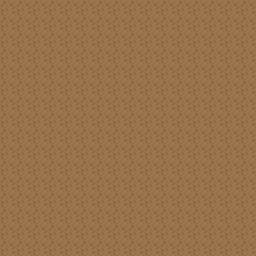

This is a level from a 2D game, rendered from its Tiled map with the project's own tilesets. A one-line summary and the complete map file follow:
An orthogonal 16x16 tile map with 16x16 px tiles, 3 tile layers (ground, back_objects, front_objects), 2 tilesets.

<map version="1.10" tiledversion="1.10.2" orientation="orthogonal" renderorder="right-down" width="16" height="16" tilewidth="16" tileheight="16" infinite="0" nextlayerid="4" nextobjectid="1">
 <tileset firstgid="1" source="dungeon1-tiles.tsx" />
 <tileset firstgid="1025" source="collisions.tsx" />
 <layer id="1" name="ground" width="16" height="16">
  <data encoding="csv">
3,3,3,3,3,3,3,3,3,3,3,3,3,3,3,3,
3,3,3,3,3,3,3,3,3,3,3,3,3,3,3,3,
3,3,3,3,3,3,3,3,3,3,3,3,3,3,3,3,
3,3,3,3,3,3,3,3,3,3,3,3,3,3,3,3,
3,3,3,3,3,3,3,3,3,3,3,3,3,3,3,3,
3,3,3,3,3,3,3,3,3,3,3,3,3,3,3,3,
3,3,3,3,3,3,3,3,3,3,3,3,3,3,3,3,
3,3,3,3,3,3,3,3,3,3,3,3,3,3,3,3,
3,3,3,3,3,3,3,3,3,3,3,3,3,3,3,3,
3,3,3,3,3,3,3,3,3,3,3,3,3,3,3,3,
3,3,3,3,3,3,3,3,3,3,3,3,3,3,3,3,
3,3,3,3,3,3,3,3,3,3,3,3,3,3,3,3,
3,3,3,3,3,3,3,3,3,3,3,3,3,3,3,3,
3,3,3,3,3,3,3,3,3,3,3,3,3,3,3,3,
3,3,3,3,3,3,3,3,3,3,3,3,3,3,3,3,
3,3,3,3,3,3,3,3,3,3,3,3,3,3,3,3
</data>
 </layer>
 <layer id="2" name="back_objects" width="16" height="16">
  <data encoding="csv">
0,0,0,0,0,0,0,0,0,0,0,0,0,0,0,0,
0,0,0,0,0,0,0,0,0,0,0,0,0,0,0,0,
0,0,0,0,0,0,0,0,0,0,0,0,0,0,0,0,
0,0,0,0,0,0,0,0,0,0,0,0,0,0,0,0,
0,0,0,0,0,0,0,0,0,0,0,0,0,0,0,0,
0,0,0,0,0,0,0,0,0,0,0,0,0,0,0,0,
0,0,0,0,0,0,0,0,0,0,0,0,0,0,0,0,
0,0,0,0,0,0,0,0,0,0,0,0,0,0,0,0,
0,0,0,0,0,0,0,0,0,0,0,0,0,0,0,0,
0,0,0,0,0,0,0,0,0,0,0,0,0,0,0,0,
0,0,0,0,0,0,0,0,0,0,0,0,0,0,0,0,
0,0,0,0,0,0,0,0,0,0,0,0,0,0,0,0,
0,0,0,0,0,0,0,0,0,0,0,0,0,0,0,0,
0,0,0,0,0,0,0,0,0,0,0,0,0,0,0,0,
0,0,0,0,0,0,0,0,0,0,0,0,0,0,0,0,
0,0,0,0,0,0,0,0,0,0,0,0,0,0,0,0
</data>
 </layer>
 <layer id="3" name="front_objects" width="16" height="16">
  <data encoding="csv">
0,0,0,0,0,0,0,0,0,0,0,0,0,0,0,0,
0,0,0,0,0,0,0,0,0,0,0,0,0,0,0,0,
0,0,0,0,0,0,0,0,0,0,0,0,0,0,0,0,
0,0,0,0,0,0,0,0,0,0,0,0,0,0,0,0,
0,0,0,0,0,0,0,0,0,0,0,0,0,0,0,0,
0,0,0,0,0,0,0,0,0,0,0,0,0,0,0,0,
0,0,0,0,0,0,0,0,0,0,0,0,0,0,0,0,
0,0,0,0,0,0,0,0,0,0,0,0,0,0,0,0,
0,0,0,0,0,0,0,0,0,0,0,0,0,0,0,0,
0,0,0,0,0,0,0,0,0,0,0,0,0,0,0,0,
0,0,0,0,0,0,0,0,0,0,0,0,0,0,0,0,
0,0,0,0,0,0,0,0,0,0,0,0,0,0,0,0,
0,0,0,0,0,0,0,0,0,0,0,0,0,0,0,0,
0,0,0,0,0,0,0,0,0,0,0,0,0,0,0,0,
0,0,0,0,0,0,0,0,0,0,0,0,0,0,0,0,
0,0,0,0,0,0,0,0,0,0,0,0,0,0,0,0
</data>
 </layer>
</map>
